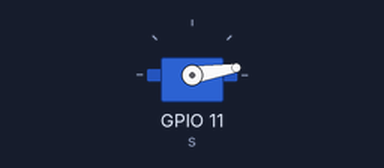
The program below on a simulated Raspberry Pi (BCM pin numbers). On the bench: servo. Servo angles are drawn from the pulse width (0.5 ms = 0°, 2.5 ms = 180°).

Above: at 0.05 s.
At 1.5 s:
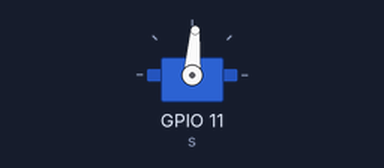
At 3.0 s:
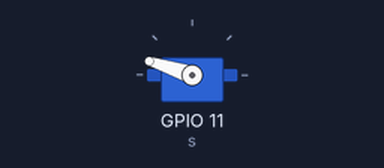
Timing chart, 0 to 6.9 s (numbered marks = the images above):
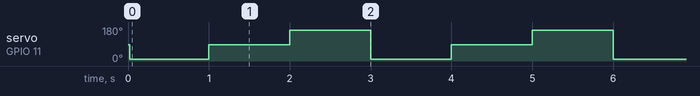

Measured:
- by itself, servo on GPIO 11 (s): repeats every 3.0 s: 86° 1.0 s, 162° 1.0 s, 9° 1.0 s

The program:

Servo_test.py
```python
from gpiozero import AngularServo
from time import sleep


s = AngularServo(11, min_pulse_width = 0.0006, max_pulse_width = 0.0023)

while True:
    s.min()
    sleep(1)
    s.mid()
    sleep(1)
    s.max()
    sleep(1)
```
